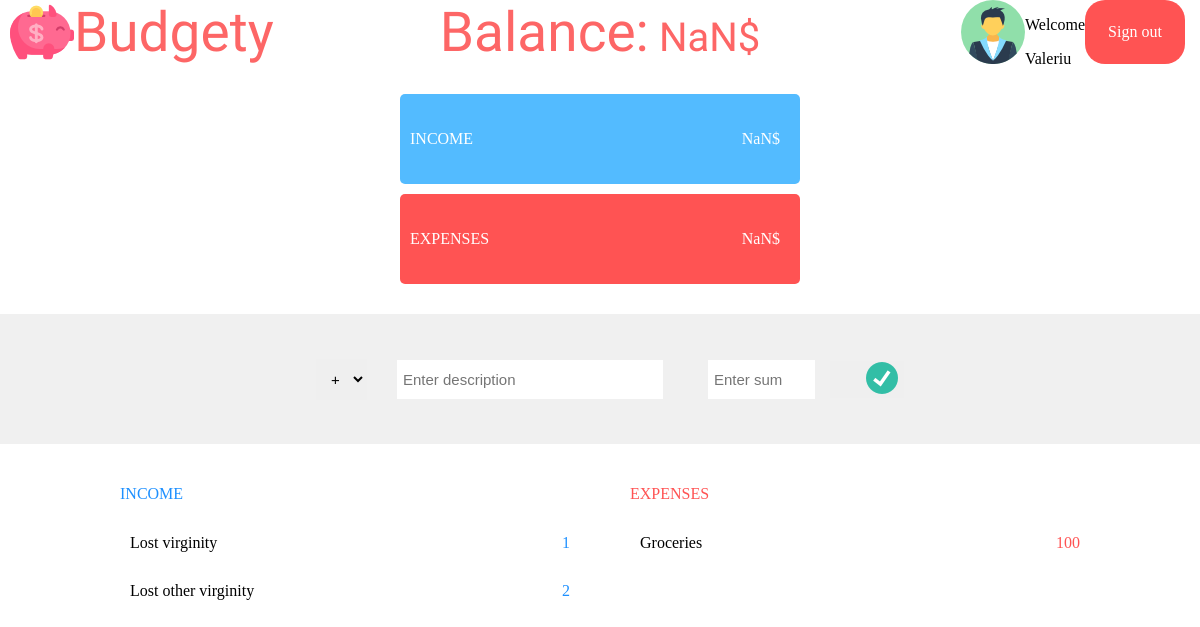
The page /userpage/ (signed in) on the database as committed earlier.
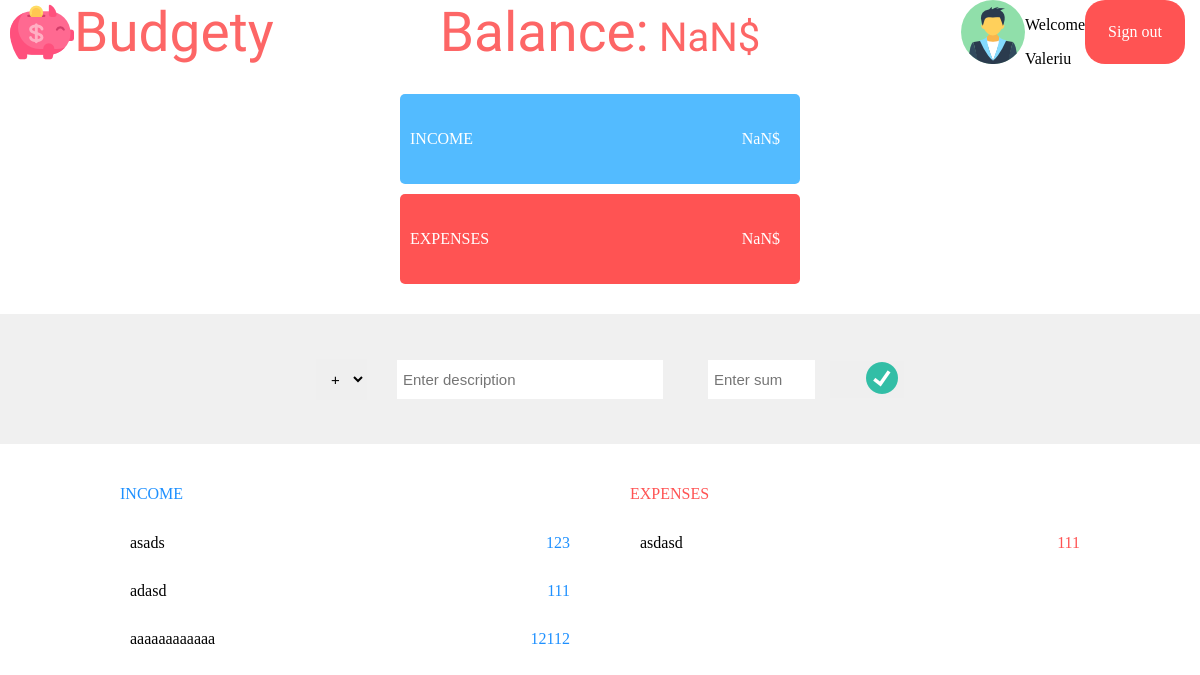
The same page on the database as committed later.
### App/models.py (models this page shows, shortened)
class Transaction(models.Model):
    description=models.CharField(max_length=20)
    value=models.PositiveIntegerField()
    tip=models.CharField(max_length=10)
    user=models.ForeignKey(User,on_delete=models.CASCADE)

### App/views.py (the view, shortened to what this page needs)
# urls.py: path('userpage/',views.userpage,name='userpage-url'),
def userpage(request):
    current_user=auth.get_user(request)
    income_objects=Transaction.objects.filter(user=current_user,tip='income')
    expense_objects=Transaction.objects.filter(user=current_user,tip='expense')
    context={'user':current_user,
            'income_objects':income_objects,
            'expense_objects':expense_objects}
    return render(request,'userpage.html',context)

### templates/userpage.html (shortened to what this page needs)
{% extends 'index.html' %}
{% load static %}
{% block user %}
  <img src="{% static 'App/images/user-male.png' %}" alt="">
    <div class="user">
      <p>  Welcome </p>
      <p> {{user}}</p>
    </div>
  {% url 'signout-url' as signout %}
    <div class="sign-out">
      <a href="{{signout}}">Sign out</a>
    </div>
{% endblock %}
{% block add-transaction %}
<form id="new-transaction-form" method="POST">
<select class="type-transaction">
    <option value="income">+</option>
</select>
<input  type="text" class="form text" value="" name="description" placeholder="Enter description"  >
<input  type="number" class="form number" value="" name="valoare" placeholder="Enter sum"  >
<button type="submit" name="button"><img  src="{% static 'App/images/bluetick.png' %}" value="" class="tick"></button>
</form>
{% endblock %}
{% block income_transactions %}
{% for income in income_objects %}
<div class="transaction-nr{{income.id_tip}}">
  <div class="transaction-description">{{income.description}}</div>
  <div class="value income">{{income.value}}</div>
</div>
{% endfor %}
{% endblock %}
{% block expense_transactions %}
{% for expense in expense_objects %}
<div class="transaction-nr{{expense.id_tip}}">
  <div class="transaction-description">{{expense.description}}</div>
  <div class="value expense">{{expense.value}}</div>
</div>
{% endfor %}
{% endblock %}

### templates/index.html (shortened to what this page needs)
{% load static %}
<!DOCTYPE html>
<html lang="en" dir="ltr">
  <head>
    <link rel="stylesheet" href="{% static 'App/CSS/style.css' %}">
    <link href='https://css.gg/check-o.css' rel='stylesheet'>
  </head>
  <body>
  {% url 'registration-url'  as registration %}
  {% url 'login-url' as login %}
    <div id="brand-space">
        <a href="#" id="brand">
          <img src="{% static 'App/images/piggybank.png' %}" alt=""  id="brand-icon"></img>
          <p id="brand-text">Budgety</p>
        </a>
    </div>
    <div id="balance">
      <p>Balance:</p>
      <p class="balance-value">0$</p>
    </div>
    <div class="user-authentication">
      {% block user %}{% endblock %}
    </div>
    <div id="data">
          <div class="currentstate">
            <div class="totalincome">
              <p>INCOME</p>
              <p class="income-value">0$</p>
            </div>
            <div class="totalexpense">
              <p>EXPENSES</p>
              <p class="expense-value">0$</p>
            </div>
          </div>
  </div>
    <div id="add-tranzaction">
    {% block  add-transaction %}{% endblock %}
    </div>
    <div id="tranzactionContainer">
      <div class="incomeContainer">
        <div class="income-title income"><p>INCOME</p></div>
        <div class="income-transactions">
          {% block income_transactions %}
          {% endblock %}
        </div>
      </div>
      <div class="expenseContainer">
        <div class="expense-title expense"><p>EXPENSES</p></div>
        <div class="expense-transactions">
        {% block expense_transactions %}
        {% endblock %}
        </div>
      </div>
    </div>
  </body>
</html>

### App/static/App/CSS/style.css (style rules this page uses)
body { height: 100%; font-family: 'Concert One', cursive; margin: 0px; min-height: 500px; display: grid; grid-template-columns:repeat(3,1fr); grid-template-rows: 64px 250px 130px auto; grid-template-areas: "A E F" ". B ." "C C C" "D D D"; }
#brand-space { grid-area: A; display: flex; align-items: center; }
#brand-space #brand { display: flex; text-decoration: none; margin-left: 10px; }
.user-authentication { grid-area:F; display: flex; justify-content: flex-end; }
.register a,.login a,.sign-out a { color: white; text-decoration: none; padding: 25px 15px; }
.sign-out { display:flex; height: 100%; width: 100px; margin-right: 15px; background:#FF5353; border-radius: 20px; justify-content: center; align-items: center; }
#brand-space #brand #brand-text, #balance p { margin:0; font-family: 'Dancing Script', cursive; font-size: 55px; color: #FD6666; }
#balance { display: flex; grid-area: E; align-items: center; justify-content: center; }
#balance .balance-value { margin-top: 10px; margin-left: 10px; font-size: 40px; }
#data { grid-area: B; display: flex; }
#data div { display: flex; flex-basis: 100%; }
#data .currentstate { display: flex; flex-wrap: wrap; }
#data .currentstate div { display: flex; align-items:center; border-radius: 5px; color:white; }
#data .currentstate .totalincome { margin-top: 30px; background: #53BBFF; margin-bottom: 10px; }
#data .currentstate .totalexpense { margin-bottom: 30px; background: #FF5353; }
#data .currentstate .totalincome p:nth-child(1), #data .currentstate .totalexpense p:nth-child(1) { margin-left: 10px; }
#data .currentstate .totalincome .income-value,#data .currentstate .totalexpense .expense-value { margin-left: auto; margin-right: 20px; }
#add-tranzaction { grid-area: C; font-size: 15px; background: #F0F0F0; }
#add-tranzaction form { display: flex; height: 100%; justify-content: center; align-items: center; }
select { border: 0; outline: none; margin-left: 20px; padding:10px 10px 10px 10px; font-family: Arial; font-size: 15px; border:1px solid transparent; }
.form { border:0; font-size:15px; margin-left: 30px; margin-right: 15px; color:#979797; outline:none; border:1px solid transparent; }
.form.text { padding:10px 60px 10px 5px; }
.form.number { padding: 10px 0 10px 5px; width: 100px; }
button { border: 0; }
.tick { margin-left: 30px; outline: none; }
#tranzactionContainer { margin-top: 25px; grid-area: D; display: flex; color:black; font-size: 16px; }
#tranzactionContainer .incomeContainer,#tranzactionContainer .expenseContainer { flex-basis: 100%; display: flex; flex-direction: column; }
#tranzactionContainer .incomeContainer { margin-left: 10%; margin-right: 2.5%; }
#tranzactionContainer .expenseContainer { margin-right: 10%; margin-left: 2.5%; }
#tranzactionContainer .incomeContainer .income-title, #tranzactionContainer .expenseContainer .expense-title { flex-basis: 50px; }
#tranzactionContainer .incomeContainer .income-transactions,#tranzactionContainer .expenseContainer .expense-transactions { flex-basis: auto; }
.income-title,.income { color:DodgerBlue; }
.transaction-description { margin-left: 10px; }
div[class^="transaction-nr"] { display: flex; padding:15px 0; }
div[class^="transaction-nr"] .value { margin-left: auto; }
.expense, .expense-title { color:#FF5353; }
.appear, div[class^="transaction-nr"] { animation-name: appear; animation-duration: 1s; }
body { -ms-overflow-style: none; }

Rows that differ between the two databases and show on the page:
removed Transaction: description "Groceries", value "100"
changed Transaction: description "Lost virginity" → "asads"; value "1" → "123"
added Transaction: description "adasd", value "111"
changed Transaction: description "Lost other virginity" → "aaaaaaaaaaaa"; value "2" → "12112"
added Transaction: description "asdasd", value "111"
